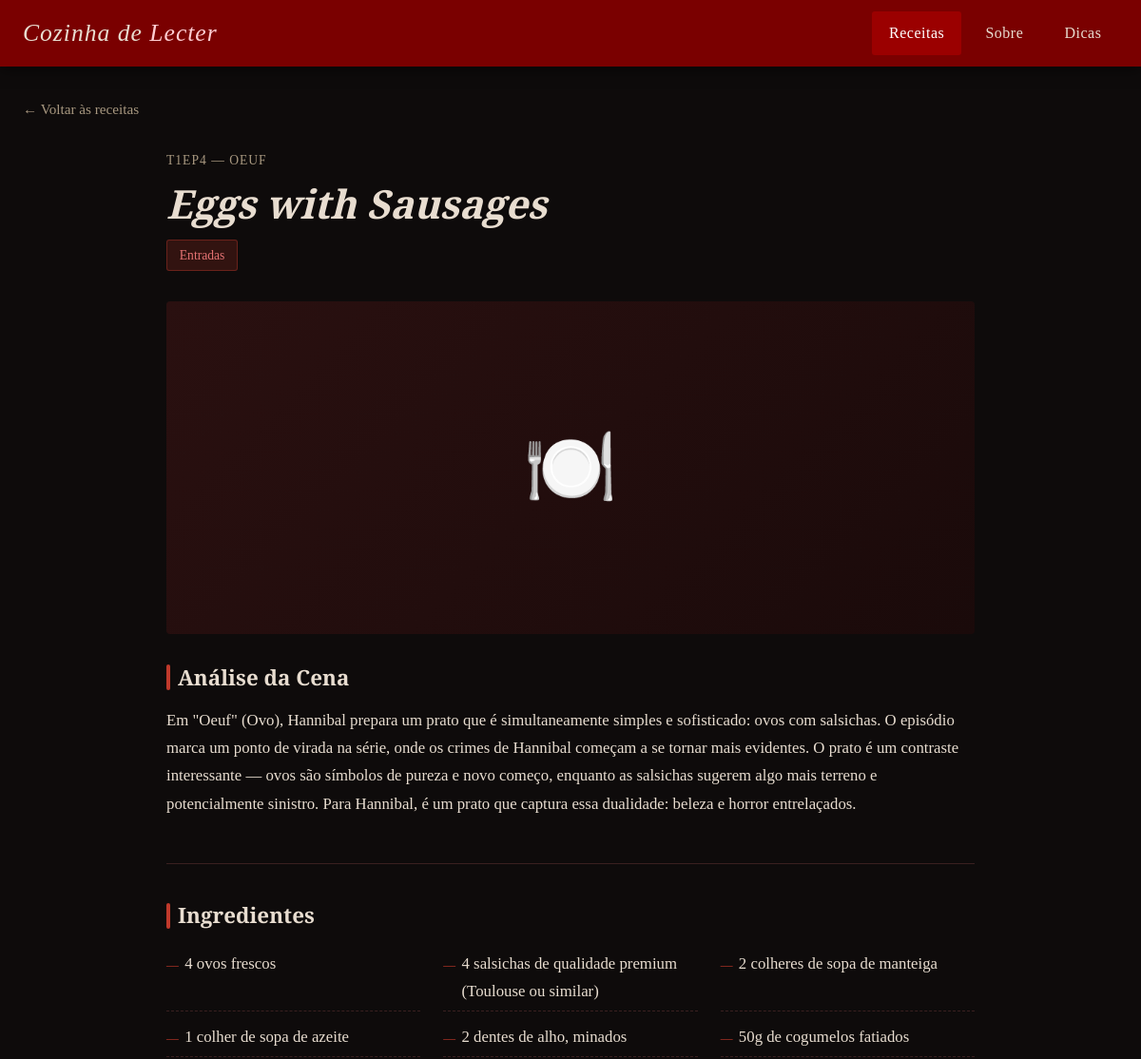
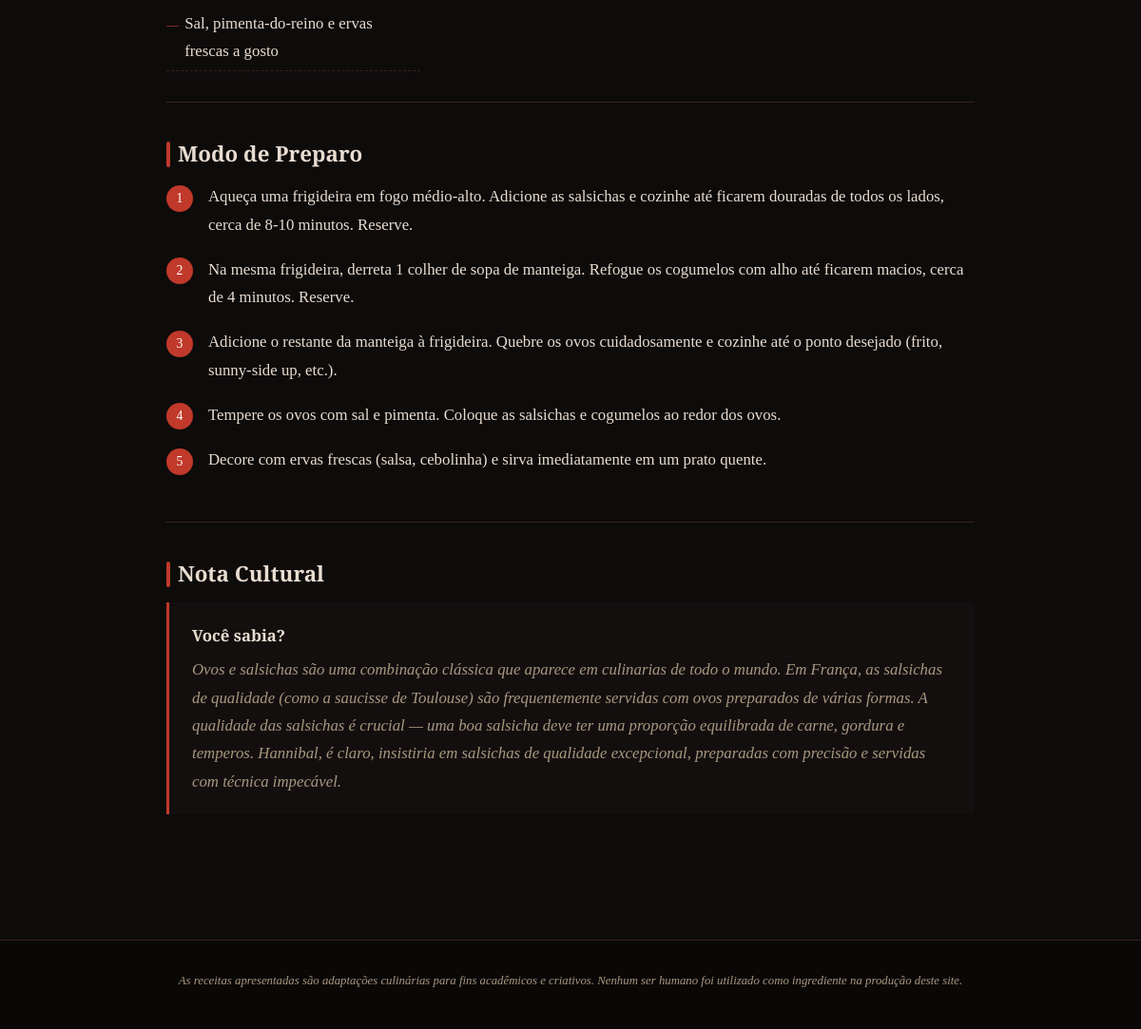
/receita.php?id=3, run on the app's committed database (2 pictures, top to bottom).
### tables this page shows
CREATE TABLE IF NOT EXISTS receitas (
    id INT AUTO_INCREMENT PRIMARY KEY,
    episodio VARCHAR(100) NOT NULL,
    titulo VARCHAR(200) NOT NULL,
    categoria VARCHAR(50) NOT NULL,
    imagem VARCHAR(255),
    descricao LONGTEXT NOT NULL,
    curiosidade LONGTEXT NOT NULL,
    criado_em TIMESTAMP DEFAULT CURRENT_TIMESTAMP
);

### receita.php (the view, shortened to what this page needs)
<?php
require 'php/conexao.php';
$idReceita = isset($_GET['id']) ? intval($_GET['id']) : 0;
$stmt = $pdo->prepare("SELECT * FROM receitas WHERE id = ?");
$stmt->execute([$idReceita]);
$receita = $stmt->fetch();
$ingredientes = [];
if ($receita) {
    $stmt = $pdo->prepare("SELECT descricao FROM ingredientes WHERE receita_id = ? ORDER BY ordem");
    $stmt->execute([$idReceita]);
    $ingredientes = $stmt->fetchAll(PDO::FETCH_COLUMN);
}
$passos = [];
if ($receita) {
    $stmt = $pdo->prepare("SELECT descricao FROM passos_preparo WHERE receita_id = ? ORDER BY ordem");
    $stmt->execute([$idReceita]);
    $passos = $stmt->fetchAll(PDO::FETCH_COLUMN);
}
?>
<!DOCTYPE html>
<html lang="pt-BR">
<head>
    <link rel="stylesheet" href="css/style.css">
</head>
<body>
    <?php include 'php/header.php'; ?>
    <main class="conteudo-principal">
        <div class="container">
            <?php if ($receita): ?>
                <a href="index.php" class="btn-voltar">← Voltar às receitas</a>
                <article class="pagina-receita">
                    <header class="receita-header">
                        <span class="episodio"><?= htmlspecialchars($receita['episodio']) ?></span>
                        <h1><?= htmlspecialchars($receita['titulo']) ?></h1>
                        <span class="categoria">
                            <?php
                            $labels = [
                                'entradas' => 'Entradas',
                                'sopas' => 'Sopas & Caldos',
                                'pratos-principais' => 'Pratos Principais',
                                'frutos-do-mar' => 'Frutos do Mar',
                                'sobremesas' => 'Sobremesas'
                            ];
                            echo $labels[$receita['categoria']] ?? ucfirst($receita['categoria']);
                            ?>
                        </span>
                    </header>
                    <?php if ($receita['imagem']): ?>
                        <img src="<?= htmlspecialchars($receita['imagem']) ?>"
                             alt="<?= htmlspecialchars($receita['titulo']) ?>"
                             class="receita-img-principal">
                    <?php else: ?>
                        <div class="receita-img-placeholder">🍽️</div>
                    <?php endif; ?>
                    <section class="receita-secao">
                        <h2>Análise da Cena</h2>
                        <p><?= nl2br(htmlspecialchars($receita['descricao'])) ?></p>
                    </section>
                    <section class="receita-secao">
                        <h2>Ingredientes</h2>
                        <?php if (count($ingredientes) > 0): ?>
                            <ul class="lista-ingredientes">
                                <?php foreach ($ingredientes as $ingrediente): ?>
                                    <li><?= htmlspecialchars($ingrediente) ?></li>
                                <?php endforeach; ?>
                            </ul>
                        <?php else: ?>
                            <p style="color: var(--cor-texto-suave);">Nenhum ingrediente cadastrado.</p>
                        <?php endif; ?>
                    </section>
                    <section class="receita-secao">
                        <h2>Modo de Preparo</h2>
                        <?php if (count($passos) > 0): ?>
                            <ol class="lista-passos">
                                <?php foreach ($passos as $passo): ?>
                                    <li><?= htmlspecialchars($passo) ?></li>
                                <?php endforeach; ?>
                            </ol>
                        <?php else: ?>
                            <p style="color: var(--cor-texto-suave);">Nenhum passo cadastrado.</p>
                        <?php endif; ?>
                    </section>
                    <section class="receita-secao">
                        <h2>Nota Cultural</h2>
                        <div class="bloco-curiosidade">
                            <strong>Você sabia?</strong>
                            <?= nl2br(htmlspecialchars($receita['curiosidade'])) ?>
                        </div>
                    </section>
                </article>
            <?php endif; ?>
        </div>
    </main>
    <?php include 'php/footer.php'; ?>
</body>
</html>

### css/style.css (style rules this page uses)
:root { --cor-fundo: #0e0b0b; --cor-fundo-card: #1a1212; --cor-fundo-alt: #140f0f; --cor-menu: #7a0000; --cor-menu-hover: #9b0000; --cor-destaque: #c0392b; --cor-texto: #e8ddd0; --cor-texto-suave: #a89880; --cor-borda: #3a2020; --fonte-titulo: 'Playfair Display', Georgia, serif; --fonte-corpo: 'EB Garamond', 'Times New Roman', serif; --altura-menu: 70px; --transicao: 0.3s ease; }
* { margin: 0; padding: 0; box-sizing: border-box; }
html { scroll-behavior: smooth; }
body { background-color: var(--cor-fundo); color: var(--cor-texto); font-family: var(--fonte-corpo); font-size: 1.05rem; line-height: 1.75; min-height: 100vh; }
a { color: var(--cor-destaque); text-decoration: none; transition: color var(--transicao); }
h1, h2, h3, h4, h5 { font-family: var(--fonte-titulo); font-weight: 700; line-height: 1.25; color: var(--cor-texto); }
h1 { font-size: 2.6rem; }
h2 { font-size: 2rem; }
p { margin-bottom: 1rem; }
.container { max-width: 1200px; margin: 0 auto; padding: 0 1.5rem; }
.conteudo-principal { padding-top: calc(var(--altura-menu) + 30px); padding-bottom: 60px; min-height: calc(100vh - var(--altura-menu)); }
.pagina-receita { max-width: 850px; margin: 0 auto; }
.receita-header { margin-bottom: 2rem; }
.receita-header .episodio { font-size: 0.85rem; color: var(--cor-texto-suave); text-transform: uppercase; letter-spacing: 1px; display: block; margin-bottom: 0.5rem; }
.receita-header h1 { font-style: italic; margin-bottom: 0.75rem; }
.receita-header .categoria { display: inline-block; background-color: rgba(192, 57, 43, 0.2); border: 1px solid rgba(192, 57, 43, 0.4); color: #e57373; font-size: 0.85rem; padding: 0.2rem 0.8rem; border-radius: 3px; }
.receita-img-placeholder { width: 100%; height: 350px; background: linear-gradient(135deg, #2a1010, #1a0a0a); display: flex; align-items: center; justify-content: center; font-size: 5rem; color: var(--cor-borda); border-radius: 4px; margin-bottom: 2rem; }
.receita-secao { margin-bottom: 2.5rem; padding-bottom: 2rem; border-bottom: 1px solid var(--cor-borda); }
.receita-secao:last-child { border-bottom: none; }
.receita-secao h2 { font-size: 1.4rem; margin-bottom: 1rem; display: flex; align-items: center; gap: 0.5rem; }
.receita-secao h2::before { content: ''; display: inline-block; width: 4px; height: 1.2em; background-color: var(--cor-destaque); border-radius: 2px; }
.lista-ingredientes { list-style: none; display: grid; grid-template-columns: repeat(auto-fill, minmax(220px, 1fr)); gap: 0.4rem 1.5rem; }
.lista-ingredientes li { padding: 0.35rem 0; border-bottom: 1px dashed var(--cor-borda); display: flex; align-items: baseline; gap: 0.4rem; }
.lista-ingredientes li::before { content: '—'; color: var(--cor-destaque); font-size: 0.8rem; flex-shrink: 0; }
.lista-passos { list-style: none; counter-reset: passo-contador; }
.lista-passos li { counter-increment: passo-contador; display: flex; gap: 1rem; margin-bottom: 1.1rem; align-items: flex-start; }
.lista-passos li::before { content: counter(passo-contador); background-color: var(--cor-destaque); color: #fff; font-family: var(--fonte-titulo); font-size: 0.85rem; min-width: 28px; height: 28px; border-radius: 50%; display: flex; align-items: center; justify-content: center; flex-shrink: 0; margin-top: 0.15rem; }
.bloco-curiosidade { background-color: var(--cor-fundo-alt); border-left: 3px solid var(--cor-destaque); padding: 1.25rem 1.5rem; border-radius: 0 4px 4px 0; font-style: italic; color: var(--cor-texto-suave); }
.bloco-curiosidade strong { display: block; font-style: normal; color: var(--cor-texto); margin-bottom: 0.4rem; font-family: var(--fonte-titulo); }
.btn-voltar { display: inline-flex; align-items: center; gap: 0.4rem; color: var(--cor-texto-suave); font-size: 0.95rem; margin-bottom: 1.75rem; transition: color var(--transicao); }

### data on the page
receitas: episodio "T1EP4 — OEUF", titulo "Eggs with Sausages", categoria "Entradas", descricao "Em \"Oeuf\" (Ovo), Hannibal prepara um prato que é simultaneamente simples e sofisticado: ovos com salsichas. O episódio marca um ponto de virada na série, onde os crimes de Hannibal começam a se tornar mais evidentes. O prato é um contraste interessante — ovos são símbolos de pureza e novo começo, enquanto as salsichas sugerem algo mais terreno e potencialmente sinistro. Para Hannibal, é um prato que captura essa dualidade: beleza e horror entrelaçados.", curiosidade "Ovos e salsichas são uma combinação clássica que aparece em culinarias de todo o mundo. Em França, as salsichas de qualidade (como a saucisse de Toulouse) são frequentemente servidas com ovos preparados de várias formas. A qualidade das salsichas é crucial — uma boa salsicha deve ter uma proporção equilibrada de carne, gordura e temperos. Hannibal, é claro, insistiria em salsichas de qualidade excepcional, preparadas com precisão e servidas com técnica impecável."

### other printed values
$ingrediente "4 ovos frescos"
$ingrediente "4 salsichas de qualidade premium (Toulouse ou similar)"
$ingrediente "2 colheres de sopa de manteiga"
$ingrediente "1 colher de sopa de azeite"
$ingrediente "2 dentes de alho, minados"
$ingrediente "50g de cogumelos fatiados"
$ingrediente "Sal, pimenta-do-reino e ervas frescas a gosto"
$passo "Aqueça uma frigideira em fogo médio-alto. Adicione as salsichas e cozinhe até ficarem douradas de todos os lados, cerca de 8-10 minutos. Reserve."
$passo "Na mesma frigideira, derreta 1 colher de sopa de manteiga. Refogue os cogumelos com alho até ficarem macios, cerca de 4 minutos. Reserve."
$passo "Adicione o restante da manteiga à frigideira. Quebre os ovos cuidadosamente e cozinhe até o ponto desejado (frito, sunny-side up, etc.)."
$passo "Tempere os ovos com sal e pimenta. Coloque as salsichas e cogumelos ao redor dos ovos."
$passo "Decore com ervas frescas (salsa, cebolinha) e sirva imediatamente em um prato quente."
